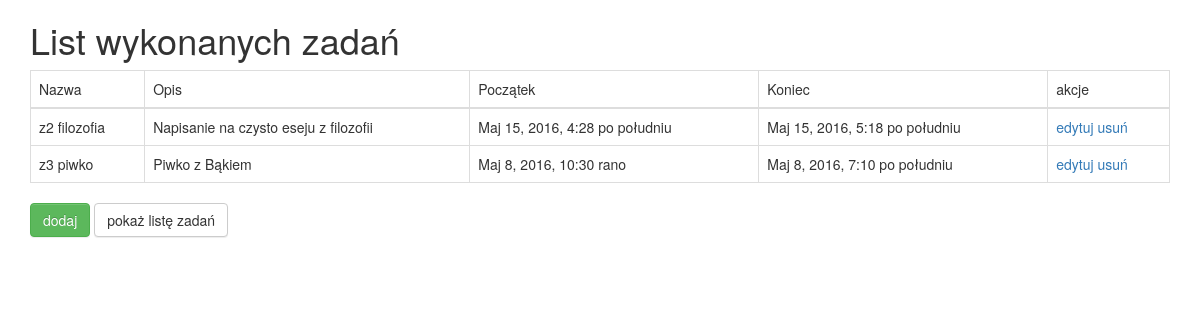
/done/, run on an earlier commit of the app's database.
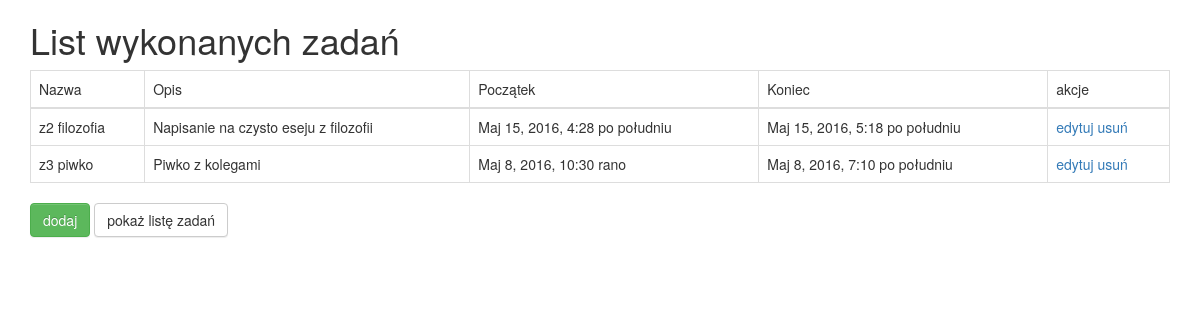
And on a later commit of the database.
### TaskList/models.py (models this page shows, shortened)
class Task(models.Model):
    name = models.CharField(max_length=256)
    description = models.TextField(max_length=4000)
    start = models.DateTimeField(default=datetime.now)
    end = models.DateTimeField(default=datetime.now)
    done = models.BooleanField()

### TaskList/views.py (the view)
# urls.py: url(r'^done/$', views.TaskListDone.as_view(template_name = "TaskList/task_list_filt.html"), name='task_list_done'),
class TaskListDone(ListView):
    done = True
    queryset = Task.objects.filter(done=done)

### TaskList/templates/TaskList/task_list_filt.html (shortened to what this page needs)
<!DOCTYPE html>
<html>
<head>
{% load staticfiles %}
<link rel="stylesheet" href="{% static 'css/bootstrap-theme.min.css' %}" />
<link rel="stylesheet" href="{% static 'css/bootstrap.min.css' %}" />
</head>
<body>
<div class="container">
	{% if view.done %}
	<h1>List wykonanych zadań</h1>
	{% else %}
	<h1>List zadań do zrobienia</h1>
	{% endif %}
	<table class="table table-bordered">
		<thead>
		<tr>
			<td>Nazwa</td><td>Opis</td><td>Początek</td><td>Koniec</td><td>akcje</td>
		</tr>
		</thead>
		<tbody>
		{% for task in object_list %}
		<tr>
			<td>{{task.name}}</td><td>{{task.description}}</td><td>{{task.start}}</td><td>{{task.end}}</td>
			<td>
				<a href="{% url "task_edit" task.id %}">edytuj</a>
				<a href="{% url "task_delete" task.id %}">usuń</a>
			</td>
		</tr>
		{% endfor %}
		</tbody>
	</table>
	<a class="btn btn-success" href="{% url "task_new" %}">dodaj</a>
	<a class="btn btn-default" href="{% url "task_list" %}">pokaż listę zadań</a>
</div>
</body>
</html>

What changed in the data, as far as the page shows it:
changed Task "z3 piwko": description "Piwko z Bąkiem" → "Piwko z kolegami"
